Frame 1 (no input): blank canvas, image omitted
Frame 60 (the mouse pressed at the canvas centre just before this capture): blank canvas, image omitted
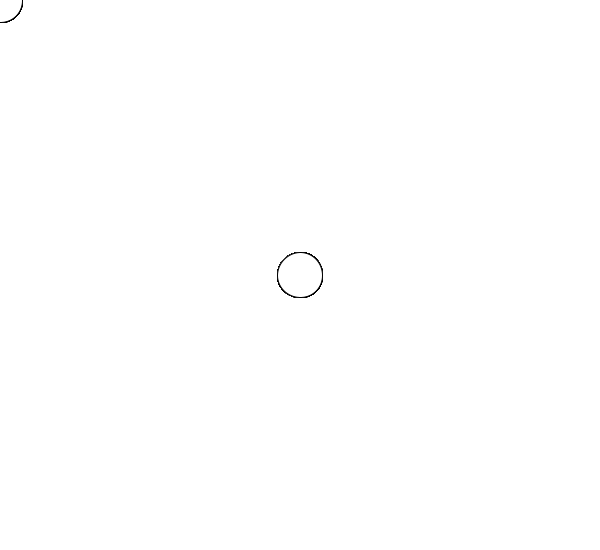
Frame 120 (the mouse held since frame 60 and released just before this capture)

The Processing sketch whose frames 1 and 60 were blank and that drew this single picture after the mouse press (run headless with seeded random() and noise(); from frame 60 on, the mouse is pressed at the canvas centre):

// Processing sketch: processing_1251
// ── processing_1251.pde

int slinky = 25;

void setup() {
  size(600,550);
  background(255);
  smooth();
}

void draw() {
  slinkys(mouseX, mouseY, pmouseX, pmouseY);
}

void slinkys(int x, int y, int px, int py) {
  if (mousePressed == true)
  {
    fill(0);
    fill(255); 
    if(keyPressed) 
      if (key == 'r' || key == 'r')
        fill(255,0,0);
    if (key == 'c' || key == 'c')
      fill(455);
      if (key == 'g' || key == 'g')
        fill(0,255,0);
      if (key == 'b' || key == 'b')
        fill(0,0,255);
    if(mousePressed) {
      ellipse(mouseX, mouseY, slinky, slinky);

      if(key == '*' || key == '*') {
        slinky = slinky+1;
      }
      else {
        
        slinky = 25;
      }
    }
  }

  ellipse(x,y,45,45);
}
